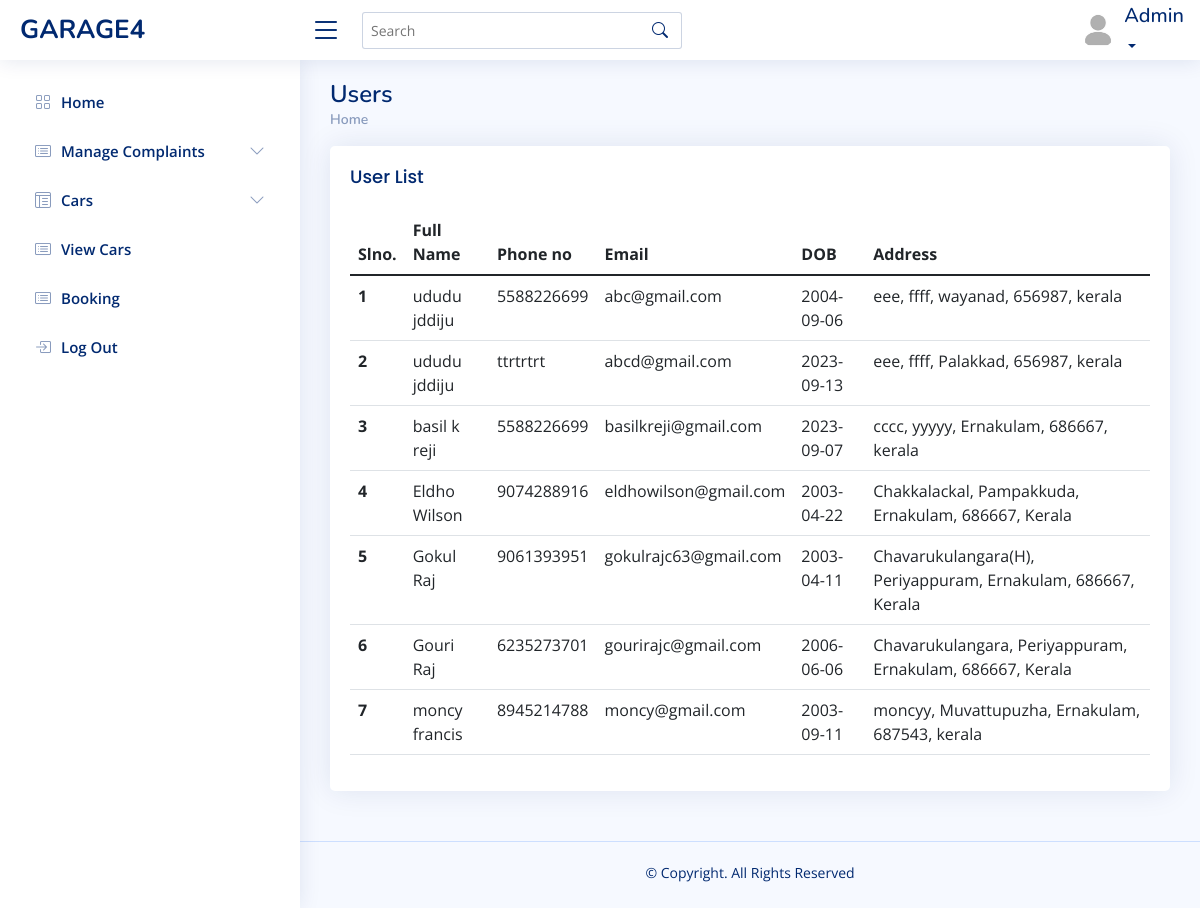
Page /admin/activeuser.php on the committed database.
### tables this page shows
CREATE TABLE `registration` (
  `first_name` varchar(30) NOT NULL,
  `last_name` varchar(30) NOT NULL,
  `contact` varchar(20) NOT NULL,
  `email_id` varchar(40) NOT NULL,
  `date_of_birth` date NOT NULL,
  `house_name` varchar(30) NOT NULL,
  `street_name` varchar(30) NOT NULL,
  `district` varchar(20) NOT NULL,
  `pincode` varchar(6) NOT NULL,
  `state` varchar(30) NOT NULL
);

### connect.php (called while the page is built, shortened)
<?php
$dbname="garage4";
$conn=mysqli_connect("localhost","root","",$dbname);
function select_data($sql)
{
  global $conn;
  $res = mysqli_query($conn, $sql);
  if ($res)
    return $res;
  else
    return False;
}
?>

### admin/activeuser.php (the view, shortened to what this page needs)
<?php
include("header.php");
?>
<main id="main" class="main">
  <div class="pagetitle">
    <h1>Users</h1>
    <nav>
      <ol class="breadcrumb">
        <li class="breadcrumb-item"><a href="activeuser.php">Home</a></li>
      </ol>
    </nav>
  </div>
  <section class="section dashboard">
    <div class="row">
      <section class="section">
        <div class="row">
          <div class="col-lg-12">
          <div class="card">
          <div class="card-body">
            <h5 class="card-title">
              User List
            </h5>
            <table class="table datatable">
              <thead>
                <tr>
                  <th scope="col">Slno.</th>
                  <th scope="col">Full Name</th>
                  <th scope="col">Phone no</th>
                  <th scope="col">Email</th>
                  <th scope="col">DOB</th>
                  <th scope="col">Address</th>
                </tr>
              </thead>
              <tbody>
                <?php
                $sql = "SELECT * FROM `registration` WHERE email_id IN (SELECT email_id FROM `login` WHERE user_type = 1)";
                $data = select_data($sql);
                $n = 1;
                while ($row = mysqli_fetch_assoc($data)) {
                  ?>
                  <tr>
                    <th scope='row'>
                      <?php echo $n++; ?>
                    </th>
                    <td>
                      <?php echo $row['first_name'] . " " . $row['last_name'] ?>
                    </td>
                    <td>
                      <?php echo $row['contact'] ?>
                    </td>
                    <td>
                      <?php echo $row['email_id'] ?>
                    </td>
                    <td>
                      <?php echo $row['date_of_birth'] ?>
                    </td>
                    <td>
                      <?php echo $row['house_name'] ?>,
                      <?php echo $row['street_name'] ?>,
                      <?php echo $row['district'] ?>,
                      <?php echo $row['pincode'] ?>,
                      <?php echo $row['state'] ?>
                    </td>
                  </tr>
                  <?php
                }
                ?>
              </tbody>
            </table>
          </div>
        </div>
    </div>
    </div>
  </section>
</main>

### admin/assets/css/style.css (style rules this page uses)
:root { scroll-behavior: smooth; }
body { font-family: "Open Sans", sans-serif; background: #f6f9ff; color: #444444; }
a { color: #4154f1; text-decoration: none; }
h1, h2, h3, h4, h5, h6 { font-family: "Nunito", sans-serif; }
#main { margin-top: 60px; padding: 20px 30px; transition: all 0.3s; }
.pagetitle { margin-bottom: 10px; }
.pagetitle h1 { font-size: 24px; margin-bottom: 0; font-weight: 600; color: #012970; }
.card { margin-bottom: 30px; border: none; border-radius: 5px; box-shadow: 0px 0 30px rgba(1, 41, 112, 0.1); }
.card-title { padding: 20px 0 15px 0; font-size: 18px; font-weight: 500; color: #012970; font-family: "Poppins", sans-serif; }
.card-body { padding: 0 20px 20px 20px; }
.breadcrumb { font-size: 14px; font-family: "Nunito", sans-serif; color: #899bbd; font-weight: 600; }
.breadcrumb a { color: #899bbd; transition: 0.3s; }
.breadcrumb .breadcrumb-item::before { color: #899bbd; }
@media (min-width: 1200px) { #main, #footer { margin-left: 300px; } }
.footer { padding: 20px 0; font-size: 14px; transition: all 0.3s; border-top: 1px solid #cddfff; }
.footer .copyright { text-align: center; color: #012970; }
.footer .credits { padding-top: 5px; text-align: center; font-size: 13px; color: #012970; }

### rows in the picture
registration: first_name "ududu", last_name "jddiju", contact "5588226699", email_id "abc@gmail.com", date_of_birth "2004-09-06", house_name "eee", street_name "ffff", district "wayanad", pincode "656987", state "kerala"
registration: first_name "ududu", last_name "jddiju", contact "ttrtrtrt", email_id "abcd@gmail.com", date_of_birth "2023-09-13", house_name "eee", street_name "ffff", district "Palakkad", pincode "656987", state "kerala"
registration: first_name "basil", last_name "k reji", contact "5588226699", email_id "basilkreji@gmail.com", date_of_birth "2023-09-07", house_name "cccc", street_name "yyyyy", district "Ernakulam", pincode "686667", state "kerala"
registration: first_name "Eldho", last_name "Wilson", contact "9074288916", email_id "eldhowilson@gmail.com", date_of_birth "2003-04-22", house_name "Chakkalackal", street_name "Pampakkuda", district "Ernakulam", pincode "686667", state "Kerala"
registration: first_name "Gokul", last_name "Raj", contact "9061393951", email_id "gokulrajc63@gmail.com", date_of_birth "2003-04-11", house_name "Chavarukulangara(H)", street_name "Periyappuram", district "Ernakulam", pincode "686667", state "Kerala"
registration: first_name "Gouri", last_name "Raj", contact "6235273701", email_id "gourirajc@gmail.com", date_of_birth "2006-06-06", house_name "Chavarukulangara", street_name "Periyappuram", district "Ernakulam", pincode "686667", state "Kerala"
registration: first_name "moncy", last_name "francis", contact "8945214788", email_id "moncy@gmail.com", date_of_birth "2003-09-11", house_name "moncyy", street_name "Muvattupuzha", district "Ernakulam", pincode "687543", state "kerala"
